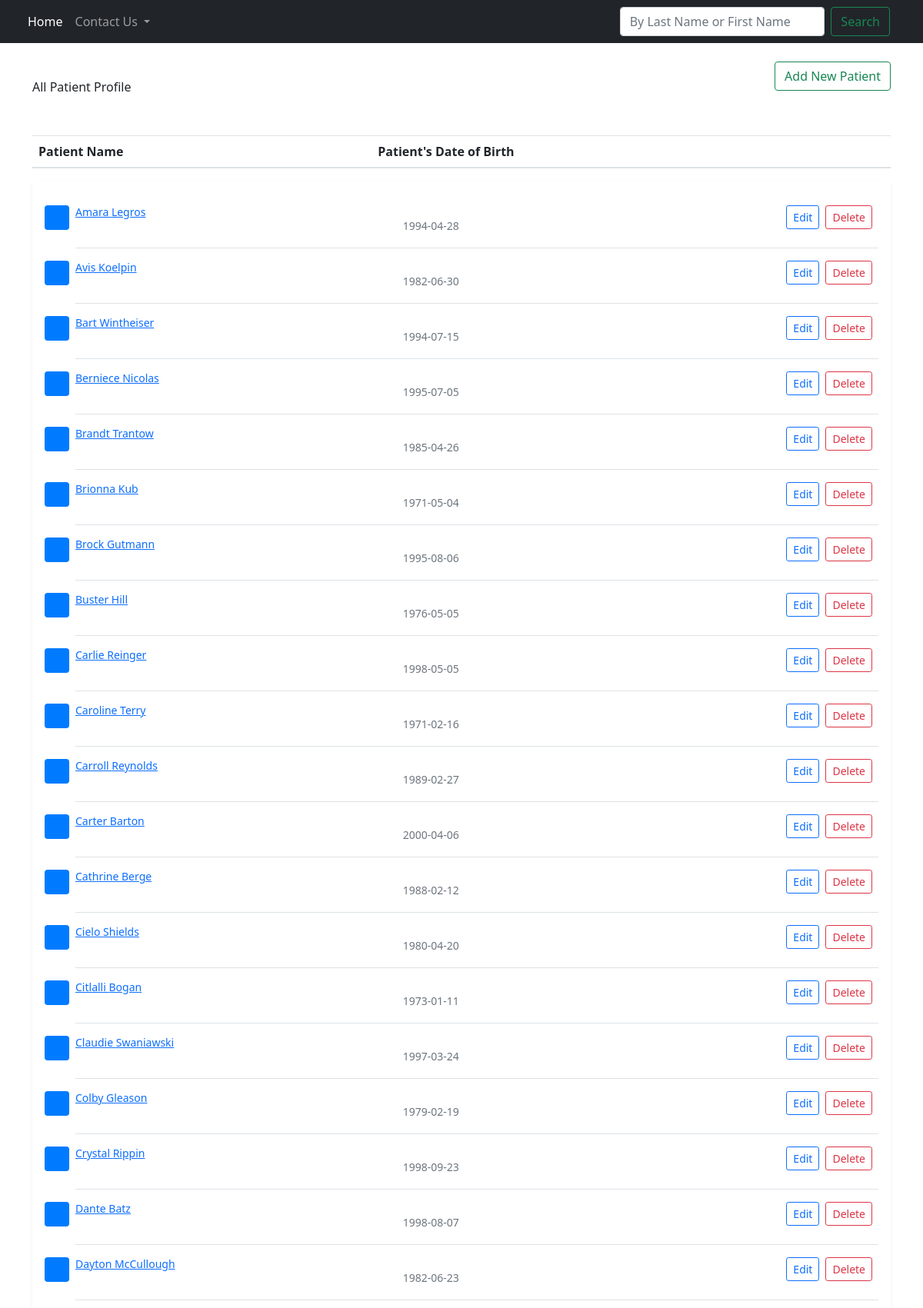
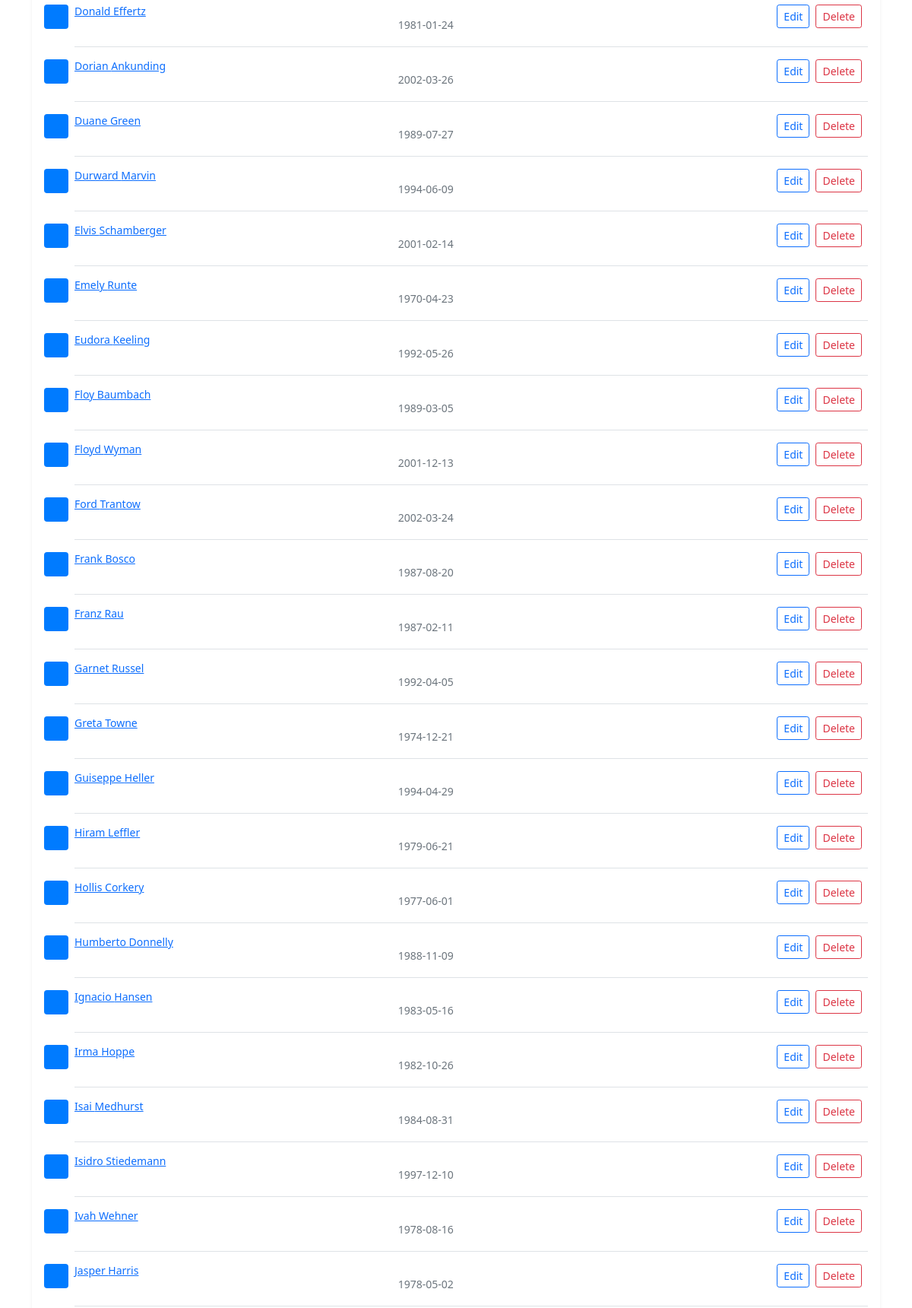
The page / (upper part) on the database its author committed (2 pictures, top to bottom).
### app.py (models this page shows, shortened)
class Patient(db.Model):
    id = db.Column(db.Integer, primary_key=True)
    First_Name = db.Column(db.String(20),nullable=False)
    Last_Name = db.Column(db.String(20), nullable=False)
    DOB = db.Column(db.String(12), nullable=False)
    Phone_Num = db.Column(db.String(30), nullable=False)
    Address = db.Column(db.String(40), nullable=True)
    Insurance_Tpye = db.Column(db.String(20),nullable=True)
    Medical_Number = db.Column(db.String(20),nullable=True)

### app.py (the view)
@app.route('/')
def index():
    posts = Patient.query.order_by(Patient.First_Name).all()
    return render_template('index.html', posts=posts)

### templates/index.html (shortened to what this page needs)
{% extends 'base.html' %}
{% block body %}
<br>
<div>
    <h1 style="display:inline"></h1>All Patient Profile</h1>
    <a href="/new" class="btn btn-outline-success float-end"> Add New Patient</a>
</div>
<table class="table table-hover">
    <thead>
        <br>
        <tr>
            <th scope="col">Patient Name</th>
            <th scope="col">Patient's Date of Birth</th>
        </tr>
        <br>
    </thead>
</table>
<div class="my p-3 bg-white rounded shadow-sm">
    {% for post in posts %}
    <div class="d-flex text-muted pt-3">
        <svg class="bd-placeholder-img flex-shrink-0 me-2 rounded" width="32" height="32"
            xmlns="http://www.w3.org/2000/svg" role="img" aria-label="Placeholder: 32x32"
            preserveAspectRatio="xMidYMid slice" focusable="false">
            <rect width="100%" height="100%" fill="#007bff" /><text x="50%" y="50%" fill="#007bff"
                dy=".3em">32x32</text>
        </svg>
        <div class="pb-1 mb-0 small lh-sm border-bottom w-100">
            <tr>
                <a style="display:inline" href="/profile/delete/{{post.id}}"
                    class="btn btn-outline-danger btn-sm float-end me-2">Delete</a>
                <a style="display:inline" href="/profile/edit/{{post.id}}"
                    class="btn btn-outline-primary btn-sm float-end me-2">Edit</a>
                <a style="display:inline" href="/profile/page/{{post.id}}">{{post.First_Name}} {{post.Last_Name}}</a>
                <p class="text-center">{{post.DOB}}</p>
            </tr>
        </div>
    </div>
    {% endfor %}
</div>
{% endblock %}

### rows shown on the page
Patient: First_Name "Amara", Last_Name "Legros", DOB "1994-04-28"
Patient: First_Name "Avis", Last_Name "Koelpin", DOB "1982-06-30"
Patient: First_Name "Bart", Last_Name "Wintheiser", DOB "1994-07-15"
Patient: First_Name "Berniece", Last_Name "Nicolas", DOB "1995-07-05"
Patient: First_Name "Brandt", Last_Name "Trantow", DOB "1985-04-26"
Patient: First_Name "Brionna", Last_Name "Kub", DOB "1971-05-04"
Patient: First_Name "Brock", Last_Name "Gutmann", DOB "1995-08-06"
Patient: First_Name "Buster", Last_Name "Hill", DOB "1976-05-05"
Patient: First_Name "Carlie", Last_Name "Reinger", DOB "1998-05-05"
Patient: First_Name "Caroline", Last_Name "Terry", DOB "1971-02-16"
Patient: First_Name "Carroll", Last_Name "Reynolds", DOB "1989-02-27"
Patient: First_Name "Carter", Last_Name "Barton", DOB "2000-04-06"
Patient: First_Name "Cathrine", Last_Name "Berge", DOB "1988-02-12"
Patient: First_Name "Cielo", Last_Name "Shields", DOB "1980-04-20"
Patient: First_Name "Citlalli", Last_Name "Bogan", DOB "1973-01-11"
Patient: First_Name "Claudie", Last_Name "Swaniawski", DOB "1997-03-24"
Patient: First_Name "Colby", Last_Name "Gleason", DOB "1979-02-19"
Patient: First_Name "Crystal", Last_Name "Rippin", DOB "1998-09-23"
Patient: First_Name "Dante", Last_Name "Batz", DOB "1998-08-07"
Patient: First_Name "Dayton", Last_Name "McCullough", DOB "1982-06-23"
Patient: First_Name "Donald", Last_Name "Effertz", DOB "1981-01-24"
Patient: First_Name "Dorian", Last_Name "Ankunding", DOB "2002-03-26"
Patient: First_Name "Duane", Last_Name "Green", DOB "1989-07-27"
Patient: First_Name "Durward", Last_Name "Marvin", DOB "1994-06-09"
Patient: First_Name "Elvis", Last_Name "Schamberger", DOB "2001-02-14"
Patient: First_Name "Emely", Last_Name "Runte", DOB "1970-04-23"
Patient: First_Name "Eudora", Last_Name "Keeling", DOB "1992-05-26"
Patient: First_Name "Floy", Last_Name "Baumbach", DOB "1989-03-05"
Patient: First_Name "Floyd", Last_Name "Wyman", DOB "2001-12-13"
Patient: First_Name "Ford", Last_Name "Trantow", DOB "2002-03-24"
Patient: First_Name "Frank", Last_Name "Bosco", DOB "1987-08-20"
Patient: First_Name "Franz", Last_Name "Rau", DOB "1987-02-11"
Patient: First_Name "Garnet", Last_Name "Russel", DOB "1992-04-05"
Patient: First_Name "Greta", Last_Name "Towne", DOB "1974-12-21"
Patient: First_Name "Guiseppe", Last_Name "Heller", DOB "1994-04-29"
Patient: First_Name "Hiram", Last_Name "Leffler", DOB "1979-06-21"
Patient: First_Name "Hollis", Last_Name "Corkery", DOB "1977-06-01"
Patient: First_Name "Humberto", Last_Name "Donnelly", DOB "1988-11-09"
Patient: First_Name "Ignacio", Last_Name "Hansen", DOB "1983-05-16"
Patient: First_Name "Irma", Last_Name "Hoppe", DOB "1982-10-26"
Patient: First_Name "Isai", Last_Name "Medhurst", DOB "1984-08-31"
Patient: First_Name "Isidro", Last_Name "Stiedemann", DOB "1997-12-10"
Patient: First_Name "Ivah", Last_Name "Wehner", DOB "1978-08-16"
Patient: First_Name "Jasper", Last_Name "Harris", DOB "1978-05-02"
